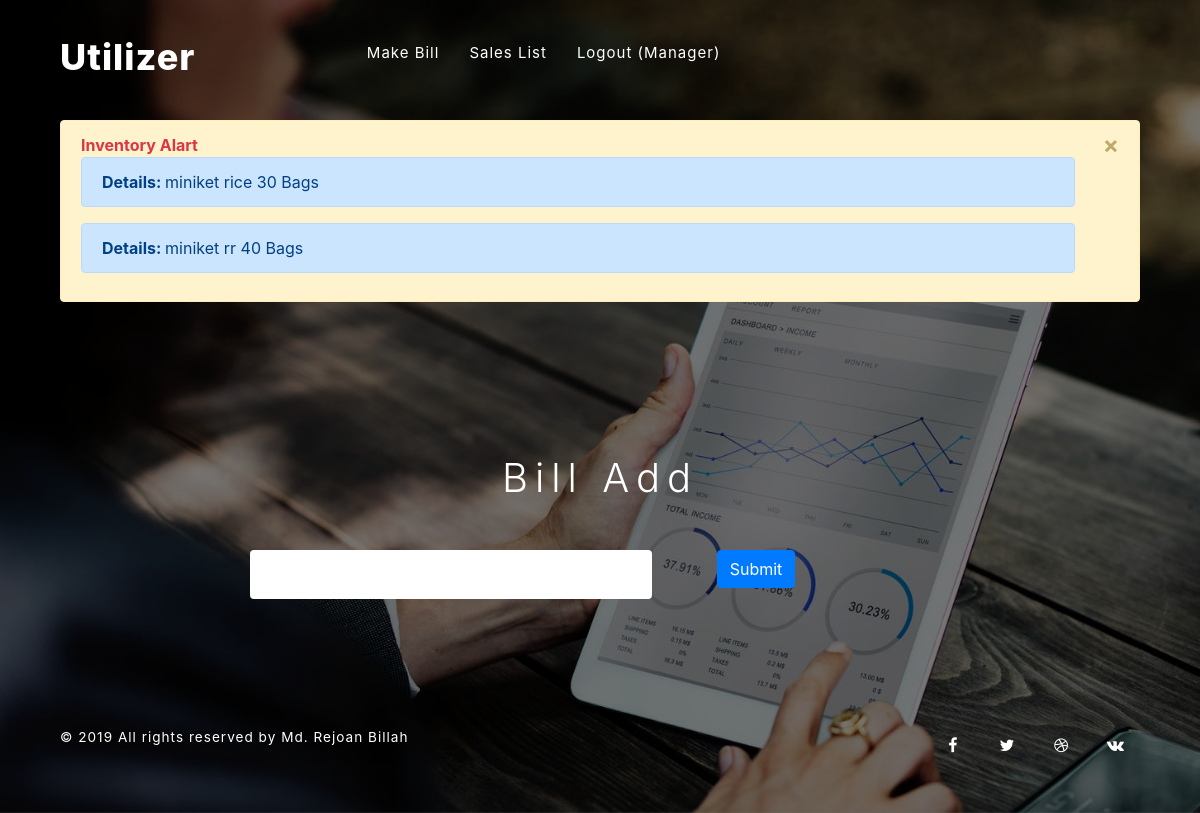
The page /home.php (signed in) on the database its author committed.
### tables this page shows
CREATE TABLE `products_info` (
  `id` int(11) NOT NULL,
  `category_id` int(11) DEFAULT NULL,
  `sub_category_id` int(11) DEFAULT NULL,
  `product_name` varchar(200) DEFAULT NULL,
  `quantity` int(15) DEFAULT NULL,
  `unit_price` float DEFAULT NULL,
  `extension` varchar(100) DEFAULT NULL
);

### home.php (the view, shortened to what this page needs)
<?php include 'template/header.php'; ?>
<body>
    <div class="main-top-intro">
        <div class="bg-layer">
            <div class="wrapper">
                <?php include 'template/navbar.php'; ?>
				<?php
				$con = connect();
					if ((isset($_SESSION['alrtsms']) && ($_SESSION['alrtsms']) == 0 )) { ?>
					<div class="alert alert-warning alert-dismissible fade show" role="alert">
					<strong class="text-danger">Inventory Alart</strong>
				<?php	$pqsql = "SELECT * FROM `products_info` WHERE quantity < 50;";
						$pqresult = $con->query($pqsql);
						foreach ($pqresult as $pqr) {
				?>
				  	<div class="alert alert-primary" role="alert">
					  <strong>Details: </strong><?php echo $pqr['product_name'] ?> <?php echo $pqr['quantity'] ?> <?php echo $pqr['extension'] ?>
					</div>
				<?php } ?>
				<button type="button" class="close" data-dismiss="alert" aria-label="Close">
				    <span aria-hidden="true">&times;</span>
				  </button>
				</div>
				<?php $_SESSION['alrtsms'] = 1; } ?>
                <div class="container content-inner-info">
                    <h2 class="text-center">Bill Add</h2>
                    <div class="row content-w3layouts-main" style="max-width: 100%;">
						<div class="col-md-2"></div>
                        <div class="col-md-8 form-w3ls-left-info" >
                            <form class="" action="manage-insert.php" method="post">
                            	<div class="row">
	                                <div class="col-md-8">
	                                	<input type="text" name="txtCountry[]" id="txtCountry" class="typeahead"/>
	                                </div>
	                                <div class="col-md-4">
	                                	<input class="btn btn-primary" type="submit" name="addList" value="Submit">
	                                </div>
	                            </div>
                            </form>
                        </div>
                    </div>
                </div>
                 <?php include 'template/footer.php'; ?>
            </div>
        </div>
    </div>
</body>
</html>

### css/style.css (style rules this page uses)
body, div, span, applet, object, iframe, h1, h2, h3, h4, h5, h6, p, blockquote, pre, a, abbr, acronym, address, big, cite, code, del, dfn, em, img, ins, kbd, q, s, samp, small, strike, strong, sub, sup, tt, var, b, u, i, dl, dt, dd, ol, nav ul, nav li, fieldset, form, label, legend, table, caption, tbody, tfoot, thead, tr, th, td, article, aside, canvas, details, embed, figure, figcaption, footer, header, hgroup, menu, nav, output, ruby, section, summary, time, mark, audio, video { margin: 0; padding: 0; border: 0; font-size: 100%; font: inherit; vertical-align: baseline; }
body { font-family: 'Raleway', sans-serif; }
.main-top-intro { background-image: url('../images/banner.jpeg'); background-size: cover; -webkit-background-size: cover; -moz-background-size: cover; background-attachment: fixed; position: relative; min-height: 100vh; }
.bg-layer { background: rgba(0, 0, 0, 0.54); min-height: 100vh; }
.wrapper { margin: 0 auto; width: 90%; }
body h2 { font-size: 2.5em; color: #fff; font-weight: 300; letter-spacing: 7px; margin: 1em 0 0 0; }
.content-inner-info { padding-top: 6em; }
.content-w3layouts-main { max-width: 350px; position: relative; padding: 3em 0em; }
.form-w3ls-left-info input[type="text"] { outline: none; font-size: 14px; color: #888; border: none; width: 92%; display: inline-block; letter-spacing: 2px; margin: 0 0 1em; padding: 1em 1em; background: #fff; }

### home.php (style rules this page uses)
.typeahead { border: 2px solid #FFF;border-radius: 4px;padding: 8px 12px;background: rgba(66, 52, 52, 0.5);color: #FFF; }

### rows shown on the page
products_info: product_name "miniket rice", quantity "30", extension "Bags"
products_info: product_name "miniket rr", quantity "40", extension "Bags"

### other values the page prints
$_SESSION['user_name'] "Manager"
